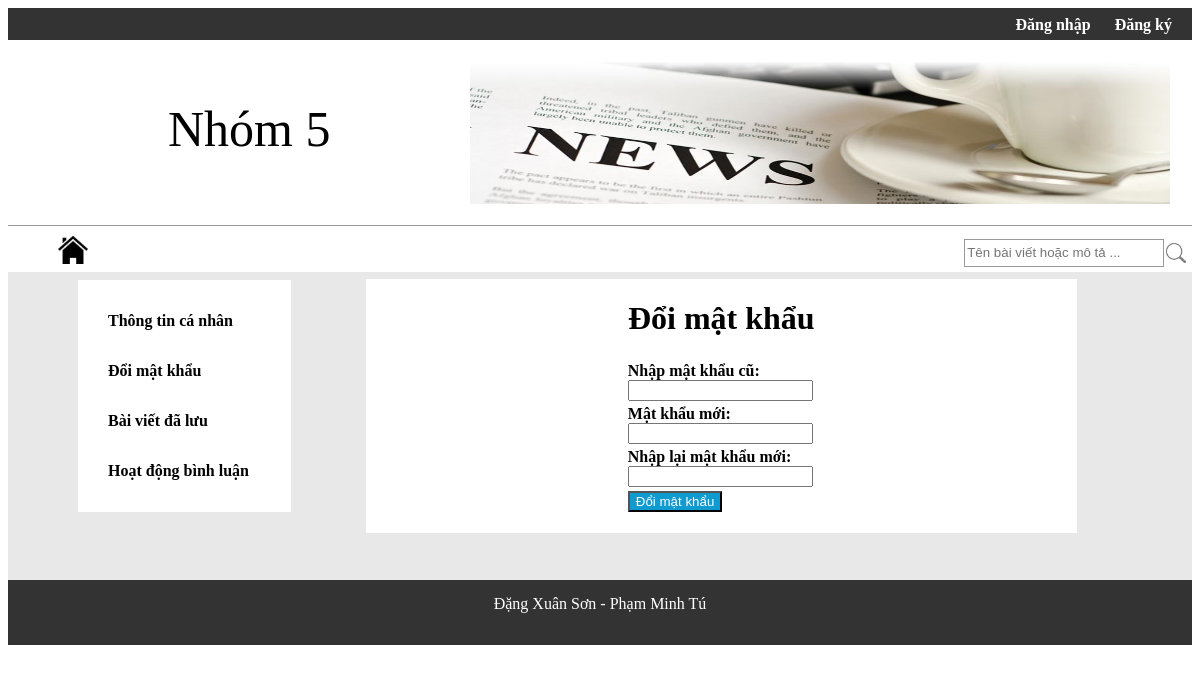
The page /giaoDien/index.php?dmk=1 on the database as committed earlier.
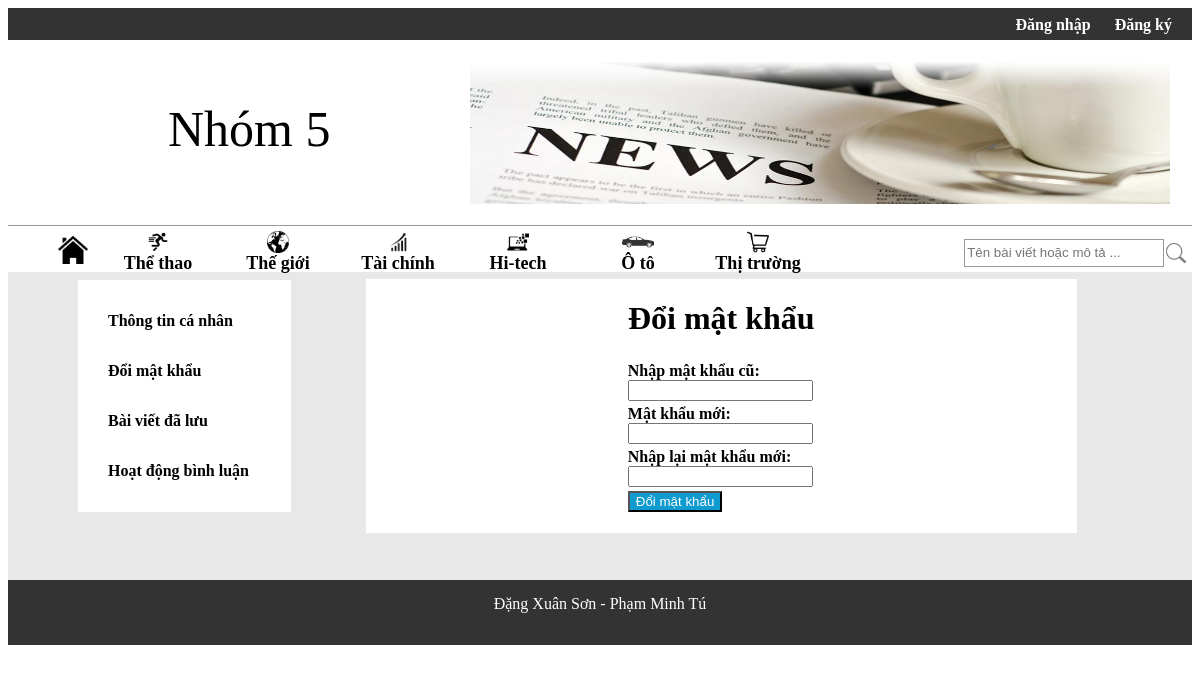
The same page on the database as committed later.
### tables this page shows
CREATE TABLE `tbltheloai` (
  `maTheLoai` int(11) NOT NULL,
  `tenTheLoai` varchar(200) DEFAULT NULL,
  `anhTheLoai` varchar(200) DEFAULT NULL
);

### giaoDien/index.php (the view, shortened to what this page needs)
<!DOCTYPE html PUBLIC "-//W3C//DTD XHTML 1.0 Transitional//EN" "http://www.w3.org/TR/xhtml1/DTD/xhtml1-transitional.dtd">
<html xmlns="http://www.w3.org/1999/xhtml">
<head>
<?php
		include ("../Connectdb/open.php");
	?>
<link rel="stylesheet" type="text/css" href="../style.css" />
</head>
<body>
<div id="main">
<div id="header">
  <div id="topBanner">
    <?php
	if(isset($_SESSION["username"]))
	{
   		if($_SESSION["phanQuyen"]>0)
		{
		?>
			<a href="../admin/quanLy.php?dsbv" style="color:#FFF; border-right:1px white solid; padding-right:8px">Trang quản trị</a>
		<?php
        }
		?>
    	<b>Welcome</b> <?php if($_SESSION["phanQuyen"]==1) echo "Biên tập viên: "; else if($_SESSION["phanQuyen"]==2) echo "Admin: "; 	else if($_SESSION["phanQuyen"]==3) echo "Super-Admin: "; else echo"User: ";?>
        <a href="?ttcn=<?php echo($_SESSION["username"]);?>" style=" text-decoration:underline; color:#FFFFFF">
	<?php
		$maUser=$_SESSION["idUser"];
		$resultTenUser=mysqli_query($con,"select tenUser from tbluser where maUser=$maUser");
		$resultNotice=mysqli_query($con,"select * from tblbaiviet where tinhTrangBv=0");
		$resultNoticeWriter=mysqli_query($con,"select * from tblbaiviet where tinhTrangBv=0 and maUser=1");
		$notice=mysqli_num_rows($resultNotice);
		$noticeWriter=mysqli_num_rows($resultNoticeWriter);
		$tenUser=mysqli_fetch_array($resultTenUser);
		echo ($tenUser["tenUser"]);
	?>!</a>
        <a href="../quanLyTaiKhoan/dangXuatProcess.php" id="a1" style="padding-right:5px">Đăng Xuất</a>
    <?php
	}
	else
	{
	?>
		<a href="?dn" id="a1">Đăng nhập</a> <a href="?dk" id="a1">Đăng ký</a>
    <?php
	}
	?>
  </div>
  <div id="banner">
    <div style="float:left; font-size:50px; padding-top:40px"><a href="."> Nhóm 5</a></div>
    <div id="bannerImage"> <img src="../Images/banner.jpg" width="700px" height="150px" /> </div>
  </div>
  <div id="menu">
    <ul>
      <li id="icon1" class="li0"><a href="."><img src="../Images/homePageIcon.png" width="30px" id="icon" /></a></li>
      <?php
		include ("../Connectdb/open.php");
		$resultTheLoai=mysqli_query ($con,"select * from tbltheloai");
		while ($tl=mysqli_fetch_array($resultTheLoai))
		{
			$maTheLoai=$tl["maTheLoai"];
			$resultsltl=mysqli_query($con,"select count(*) as tongBv from (select maBaiViet from tblTheLoai inner join (select tblTheLoaiCon.maTheLoaiCon, tenTheLoaiCon, maBaiViet, tenBaiViet, maTheLoai, tinhTrangBv from tblBaiViet inner join tblTheLoaiCon on tblBaiViet.maTheLoaiCon = tblTheLoaiCon.maTheLoaiCon)a on tblTheLoai.maTheLoai = a.maTheLoai where a.maTheLoai = $maTheLoai and tinhTrangBv=1)b");
		$sltl=mysqli_fetch_array($resultsltl);
		$demTl=$sltl["tongBv"];
		if($demTl!=0)
		{
		?>
        <a href="?pcat=<?php echo($tl["maTheLoai"]) ?>">
	      	<li class="li0">
		    <img src="<?php echo($tl["anhTheLoai"]) ?>" height="22px"><br>
	        <div><?php echo($tl["tenTheLoai"]); ?></div>
	      </li>
      </a>
      <?php
		}
  		}
	?>
    </ul>
  </div>
  <form id="form" >
    <button type="button" id="searchButton" onclick="validateSearch()"><img src="../Images/585e4ae1cb11b227491c3393.png" height="20px" width="20px" /></button>
    <input type="search" id="searchBox" name="txtSearch" placeholder="Tên bài viết hoặc mô tả ..." value="<?php if (isset($_GET["txtSearch"])) echo $_GET["txtSearch"]; ?>"  />
  </form>
</div>
<div id="content">
<?php
	if (isset($_GET["ttcn"]) || isset($_GET["dmk"]) || isset($_GET["bvl"]) || isset($_GET["hdbl"]))
	{
?>
	<div id="QLTTCN" style="top:20%">
        <ul class="ul1">
          <li class="li2"><a href="../giaoDien/index.php?ttcn=<?php echo($_SESSION["username"]);?>" id="a8">Thông tin cá nhân</a></li>
          <li class="li2"><a href="../giaoDien/index.php?dmk=<?php echo($_SESSION["username"]);?>" id="a8">Đổi mật khẩu</a></li>
          <li class="li2"><a href="../giaoDien/index.php?bvl=<?php echo($_SESSION["username"]);?>" id="a8">Bài viết đã lưu</a></li>
          <li class="li2"><a href="../giaoDien/index.php?hdbl=<?php echo($_SESSION["username"]);?>" id="a8">Hoạt động bình luận</a></li>
         </ul>
     </div>
<?php
	}
?>
<?php
	if(!isset($_GET["dn"]) && !isset($_GET["dk"]) && !isset($_GET["llmk"]))
	{
?>
<div id="mainContent">
<?php
	 if (isset($_GET["id"]))
		{
			$maBv=$_GET["id"];
			include ("../quanLyBaiViet/baiVietChiTiet.php");
		}
	else if (isset($_GET["dmk"]))
		{
			include ("../quanLyTaiKhoan/doiMatKhau.php");
		}
?>
</div>
<?php
	}
?>
</div>
<div id="footer">Đặng Xuân Sơn - Phạm Minh Tú</div>
</div>
</body>
</html>

Rows that differ between the two databases and show on the page:
now on this page (row edited): tbltheloai: anhTheLoai (picture), tenTheLoai "Thể thao"
now on this page (row edited): tbltheloai: anhTheLoai (picture), tenTheLoai "Thế giới"
now on this page (row edited): tbltheloai: anhTheLoai (picture), tenTheLoai "Tài chính"
now on this page (row edited): tbltheloai: anhTheLoai (picture), tenTheLoai "Hi-tech"
added tbltheloai: anhTheLoai (picture), tenTheLoai "Ô tô"
added tbltheloai: anhTheLoai (picture), tenTheLoai "Thị trường"
